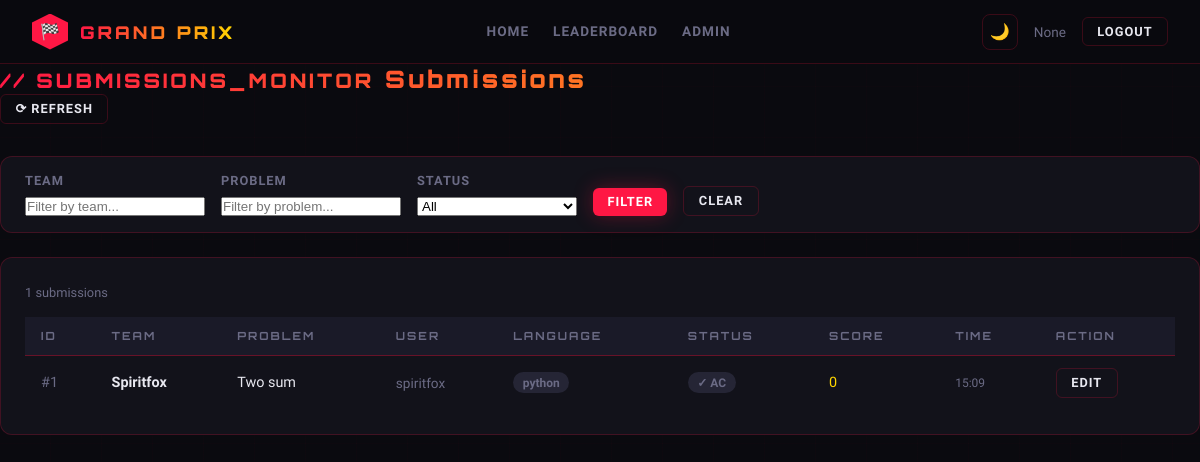
The page /admin/submissions (signed in) on the database its author committed.
### tables this page shows
CREATE TABLE submissions (
            id INTEGER PRIMARY KEY AUTOINCREMENT,
            team_id INTEGER,
            user_id INTEGER,
            problem_id INTEGER,
            code TEXT NOT NULL,
            language TEXT DEFAULT 'python',
            status TEXT DEFAULT 'Pending',
            score INTEGER DEFAULT 0,
            admin_notes TEXT,
            submitted_at TEXT DEFAULT CURRENT_TIMESTAMP,
            FOREIGN KEY(team_id) REFERENCES teams(id),
            FOREIGN KEY(problem_id) REFERENCES problems(id)
        );

CREATE TABLE teams (
            id INTEGER PRIMARY KEY AUTOINCREMENT,
            name TEXT UNIQUE NOT NULL,
            team_code TEXT UNIQUE NOT NULL,
            invite_code TEXT UNIQUE NOT NULL,
            status TEXT DEFAULT 'pending',
            score INTEGER DEFAULT 0,
            penalty INTEGER DEFAULT 0,
            created_at TEXT DEFAULT CURRENT_TIMESTAMP
        );

CREATE TABLE problems (
            id INTEGER PRIMARY KEY AUTOINCREMENT,
            title TEXT NOT NULL,
            description TEXT NOT NULL,
            constraints TEXT,
            sample_input TEXT,
            sample_output TEXT,
            difficulty TEXT DEFAULT 'Medium',
            points INTEGER DEFAULT 100,
            category TEXT DEFAULT 'Arrays',
            visible INTEGER DEFAULT 0,
            created_at TEXT DEFAULT CURRENT_TIMESTAMP
        );

CREATE TABLE users (
            id INTEGER PRIMARY KEY AUTOINCREMENT,
            username TEXT UNIQUE NOT NULL,
            email TEXT UNIQUE NOT NULL,
            password TEXT NOT NULL,
            role TEXT DEFAULT 'member',
            email_verified INTEGER DEFAULT 0,
            verification_token TEXT,
            reset_token TEXT,
            created_at TEXT DEFAULT CURRENT_TIMESTAMP
        );

### app.py (the view)
@app.route('/admin/submissions')
@admin_required
def admin_submissions():
    conn = get_db()
    team_filter = request.args.get('team', '')
    prob_filter = request.args.get('problem', '')
    status_filter = request.args.get('status', '')
    query = '''
        SELECT s.*, t.name as team_name, p.title as prob_title, u.username
        FROM submissions s
        JOIN teams t ON s.team_id=t.id
        JOIN problems p ON s.problem_id=p.id
        JOIN users u ON s.user_id=u.id
        WHERE 1=1
    '''
    params = []
    if team_filter:
        query += ' AND t.name LIKE ?'; params.append(f'%{team_filter}%')
    if prob_filter:
        query += ' AND p.title LIKE ?'; params.append(f'%{prob_filter}%')
    if status_filter:
        query += ' AND s.status=?'; params.append(status_filter)
    query += ' ORDER BY s.submitted_at DESC'
    subs = conn.execute(query, params).fetchall()
    teams = conn.execute('SELECT DISTINCT name FROM teams').fetchall()
    problems = conn.execute('SELECT DISTINCT title FROM problems').fetchall()
    conn.close()
    return render_template('admin_submissions.html', submissions=subs, teams=teams, problems=problems,
                           team_filter=team_filter, prob_filter=prob_filter, status_filter=status_filter)

### app.py (called while the page is built)
def get_db():
    conn = sqlite3.connect(DB_PATH)
    conn.row_factory = sqlite3.Row
    return conn

def admin_required(f):
    @wraps(f)
    def decorated(*args, **kwargs):
        if 'user_id' not in session:
            return redirect(url_for('login'))
        if session.get('role') != 'admin':
            return redirect(url_for('dashboard'))
        return f(*args, **kwargs)
    return decorated

### admin_submissions.html (shortened to what this page needs)
{% extends 'base.html' %}
{% block content %}
<div class="page-header">
  <div class="page-title">
    <small>// SUBMISSIONS_MONITOR</small>
    Submissions
  </div>
  <button class="btn btn-outline btn-sm" onclick="location.reload()">⟳ Refresh</button>
</div>
<div class="card" style="margin-bottom: 1.5rem; padding: 1rem 1.5rem;">
  <div style="display: flex; gap: 1rem; flex-wrap: wrap; align-items: flex-end;">
    <div>
      <label class="form-label">Team</label>
      <input class="form-input" id="f-team" placeholder="Filter by team..." value="{{ team_filter }}" style="width: 180px;">
    </div>
    <div>
      <label class="form-label">Problem</label>
      <input class="form-input" id="f-prob" placeholder="Filter by problem..." value="{{ prob_filter }}" style="width: 180px;">
    </div>
    <div>
      <label class="form-label">Status</label>
      <select class="form-select" id="f-status" style="width: 160px;">
        <option value="">All</option>
      </select>
    </div>
    <button class="btn btn-primary btn-sm" onclick="applyFilters()">Filter</button>
    <button class="btn btn-outline btn-sm" onclick="clearFilters()">Clear</button>
  </div>
</div>
<div class="card">
  <div style="margin-bottom: 1rem;">
    <span class="mono" style="color: var(--muted); font-size: 0.8rem;">{{ submissions|length }} submissions</span>
  </div>
  <table>
    <thead>
      <tr><th>ID</th><th>Team</th><th>Problem</th><th>User</th><th>Language</th><th>Status</th><th>Score</th><th>Time</th><th>Action</th></tr>
    </thead>
    <tbody>
      {% for s in submissions %}
      <tr>
        <td class="mono" style="color: var(--muted)">#{{ s.id }}</td>
        <td><strong>{{ s.team_name }}</strong></td>
        <td style="font-size: 0.9rem">{{ s.prob_title[:25] }}</td>
        <td style="color: var(--muted); font-size: 0.85rem">{{ s.username }}</td>
        <td><span class="badge badge-blue">{{ s.language }}</span></td>
        <td>
          {% if s.status == 'Accepted' %}<span class="badge badge-green">✓ AC</span>
          {% elif s.status == 'Wrong Answer' %}<span class="badge badge-red">✗ WA</span>
          {% elif s.status == 'Pending' %}<span class="badge badge-gold">⏳ PENDING</span>
          {% elif s.status == 'Partial' %}<span class="badge badge-blue">◑ PARTIAL</span>
          {% else %}<span class="badge badge-muted">{{ s.status }}</span>{% endif %}
        </td>
        <td class="mono" style="color: var(--gold)">{{ s.score }}</td>
        <td class="mono" style="font-size: 0.75rem; color: var(--muted)">{{ s.submitted_at[11:16] }}</td>
        <td>
          <button class="btn btn-{{ 'primary' if s.status == 'Pending' else 'outline' }} btn-sm"
            onclick='openJudge({{ s.id }}, "{{ s.prob_title }}", "{{ s.team_name }}", "{{ s.language }}", `{{ s.code|replace("`","\\`")|replace("\n","\\n") }}`, {{ s.score }}, "{{ s.status }}")'>
            {% if s.status == 'Pending' %}⚡ Judge{% else %}Edit{% endif %}
          </button>
        </td>
      </tr>
      {% endfor %}
    </tbody>
  </table>
</div>
{% endblock %}

### templates/base.html (style rules this page uses)
:root { --red: #FF1744; --gold: #FFD600; --carbon: #0A0A0F; --surface: #12121A; --surface2: #1A1A28; --surface3: #252535; --border: rgba(255,23,68,0.2); --text: #E8E8F0; --muted: #6B6B85; --green: #00E676; --blue: #2979FF; --orange: #FF6D00; --glow: 0 0 20px rgba(255,23,68,0.4); --gold-glow: 0 0 20px rgba(255,214,0,0.4); }
* { margin:0;padding:0;box-sizing:border-box }
html { scroll-behavior:smooth }
body { background:var(--carbon);color:var(--text);font-family:'Rajdhani',sans-serif;min-height:100vh; overflow-x:hidden;transition:background .3s,color .3s }
body::before { content:'';position:fixed;inset:0;z-index:-1; background: repeating-linear-gradient( 90deg, transparent, transparent 50px, rgba(255,23,68,0.015) 50px, rgba(255,23,68,0.015) 51px ), repeating-linear-gradient( 0deg, transparent, transparent 50px, rgba(255,23,68,0.015) 50px, rgba(255,23,68,0.015) 51px ) }
.btn { display:inline-flex;align-items:center;gap:8px;padding:.6rem 1.4rem;border-radius:6px; font-family:'Rajdhani',sans-serif;font-weight:600;font-size:.9rem;letter-spacing:1px; text-transform:uppercase;cursor:pointer;border:none;transition:all .2s;text-decoration:none }
.btn-primary { background:var(--red);color:#fff;box-shadow:0 0 20px rgba(255,23,68,0.3) }
.btn-outline { background:transparent;color:var(--text);border:1px solid var(--border) }
.btn-sm { padding:.4rem .9rem;font-size:.8rem }
.card { background:var(--surface);border:1px solid var(--border);border-radius:12px;padding:1.5rem; transition:border-color .2s,box-shadow .2s }
table { width:100%;border-collapse:collapse }
th { background:var(--surface2);padding:.75rem 1rem;text-align:left;font-family:'Orbitron',monospace; font-size:.7rem;letter-spacing:2px;color:var(--muted);text-transform:uppercase;border-bottom:1px solid var(--border) }
td { padding:.75rem 1rem;border-bottom:1px solid rgba(255,23,68,0.05);font-size:.9rem;vertical-align:middle }
tr:last-child td { border-bottom:none }
.form-label { display:block;font-size:.8rem;font-weight:700;letter-spacing:1px;text-transform:uppercase; color:var(--muted);margin-bottom:.5rem }
.page-header { margin-bottom:2rem }
.page-title { font-family:'Orbitron',monospace;font-weight:900;font-size:1.5rem;letter-spacing:3px; background:linear-gradient(90deg,var(--red),var(--gold));-webkit-background-clip:text; -webkit-text-fill-color:transparent }
.badge { display:inline-flex;align-items:center;gap:4px;padding:.2rem .6rem;border-radius:20px; font-size:.75rem;font-weight:700;background:var(--surface3);color:var(--muted) }

### rows shown on the page
submissions: id "1", team_name "Spiritfox", title "Two sum", username "spiritfox", language "python", status "✓ AC", score "0", submitted_at "15:09"

### other values the page prints
{{ session.get('name') }} "None"
{{ submissions|length }} "1"
